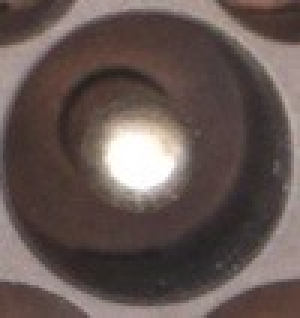
#> input picture konturFindung/assets/mitte_wiki.jpeg, 100 x 106 px (shown 3 times larger)
$ python kontur_findung_template.py
#> lines starting #> are read from the running program, lines starting #| are printed output that depends on the picture; after the words box and inside, x2 and y2 are one past the last pixel; in counts of white or black regions, pixels touching at a corner belong together
import cv2
import numpy as np
import scipy.spatial.distance as distance
def contrast_brightness(contrastlevel,brightnesslevel,imageToEdit):
    return cv2.addWeighted(imageToEdit,contrastlevel,np.zeros(imageToEdit.shape,imageToEdit.dtype),0,brightnesslevel)


# template

template = cv2.imread("./assets/mitte_wiki.jpeg", cv2.IMREAD_GRAYSCALE)
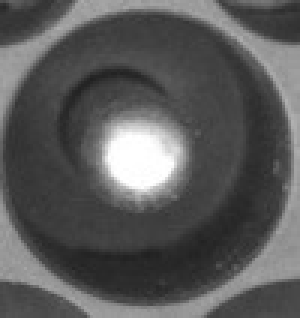
#> template: shape (106, 100) (shown 3 times larger); min 32, max 255, mean 89.7
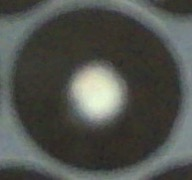
#> input picture konturFindung/assets/template_gebastelt.jpeg, 192 x 180 px, given in place of the camera
#> in video_processing, frame is the input picture: shape (180, 192, 3); mean B, G, R 77.2, 82.3, 79.9


cap = cv2.VideoCapture(0)
desired_width = 540
desired_height = 380
cap.set(cv2.CAP_PROP_FRAME_WIDTH, desired_width)
cap.set(cv2.CAP_PROP_FRAME_HEIGHT, desired_height)
def nothing(x):
    pass

cv2.namedWindow('Parameters')
cv2.createTrackbar('Threshold', 'Parameters', 1, 255, nothing)
cv2.createTrackbar('Min Radius', 'Parameters', 10, 1000, nothing)
cv2.createTrackbar('Max Radius', 'Parameters', 10, 1000, nothing)
cv2.createTrackbar("Contrast", 'Parameters', 1, 100, nothing)
cv2.createTrackbar("Brightness", 'Parameters', 1, 100, nothing)

# eine funktion um den winkel zwischen zwei kreismittelpunkten zu bestimmen
def angle_between_points(center1, center2):
    x1, y1 = center1
    x2, y2 = center2
    return np.arctan2(y2 - y1, x2 - x1) * 180 / np.pi


def sort_circles(circles,center_template):
    circles = [circle for circle in circles if distance.euclidean(circle[0], center_template) > 7.0]
    # sortiere die Kreise nach der Entfernung zum Mittelpunkt
    circles = sorted(circles, key=lambda circle: distance.euclidean(circle[0], center_template))
    circles_angle_sorted = []
    # sortiere nach winkel
    angle = (angle_between_points(center_template, circle[0]))
    for circle in circles:
        print(angle)
        if -5< angle < 5 or 178 < angle < 182:
            circles_angle_sorted.append(circle)
        elif 55 < angle < 120:
            circles_angle_sorted.append(circle)
        elif -130 < angle < -55:
            circles_angle_sorted.append(circle)
    return circles_angle_sorted


def find_nearest_circles(circles, center_template, num=8):
    if len(circles) < num:
        return circles
    centers = np.array([circle[0] for circle in circles])
    dists = distance.cdist([center_template], centers, 'euclidean')[0]
    nearest_indices = np.argsort(dists)[:num]
    nearest_circles = [circles[i] for i in nearest_indices]
    nearest_circles = sort_circles(nearest_circles, center_template)
    return nearest_circles


def template_matching(gray_img, gray_template):
    result = cv2.matchTemplate(gray_img, gray_template, cv2.TM_CCOEFF_NORMED)
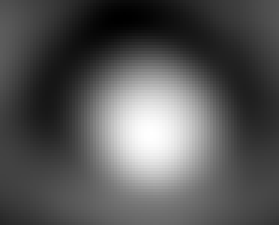
#> result: shape (75, 93) float32 (shown 3 times larger); min -0.167, max 0.364, mean 0.0122; drawn with min black and max white
    min_val, max_val, min_loc, max_loc = cv2.minMaxLoc(result) # finde die entsprechenden werte
#> min_val = -0.167; max_val = 0.364; min_loc = (40, 6); max_loc = (50, 44)

    # Berechne die Breite und Höhe des gefundenen Bereichs
    width = gray_template.shape[1]
#> width = 100
    height = gray_template.shape[0]
#> height = 106
    radius = (width + height) // 4
#> radius = 51

    top_left = max_loc  # oben links ist der am übereinstimmste punkt
#> top_left = (50, 44)
    bottom_right = (top_left[0] + template.shape[1], top_left[1] + template.shape[0]) # wie kommt man dadrauf? -> template.shape [height,width,layer], max_loc[x,y] top_left[0] = max_loc xwert
#> bottom_right = (150, 150)
    # cv2.rectangle(img, top_left, bottom_right, (0, 0, 255), 2)
    # mittelpunkt des rechtecks
    center_x = top_left[0] + template.shape[1] // 2
#> center_x = 100
    center_y = top_left[1] + template.shape[0] // 2
#> center_y = 97

    return (center_x, center_y), radius


def video_processing(cap):
    while True:
        ret, frame = cap.read()
        if not ret:
            break

        center_template,radius_template=template_matching(cv2.cvtColor(frame, cv2.COLOR_BGR2GRAY), template)
#> center_template = (100, 97); radius_template = 51
        cv2.circle(frame, center_template, radius_template, (0, 0, 255), 2)
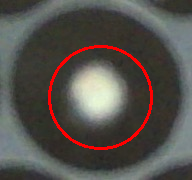
#> frame: shape (180, 192, 3); 2.81% of pixels changed, all inside (x1, y1, x2, y2) = (48, 45, 153, 150)
        perfect_thresh=cv2.getTrackbarPos('Threshold', 'Parameters')
        contrastlevel=cv2.getTrackbarPos('Contrast', 'Parameters')
        brightnesslevel=cv2.getTrackbarPos('Brightness', 'Parameters')
        frame=contrast_brightness(contrastlevel,brightnesslevel,frame)
        # threshold
        _, thresh = cv2.threshold(cv2.cvtColor(frame, cv2.COLOR_BGR2GRAY)
                                                    ,perfect_thresh,
                                                    255,
                                                    cv2.THRESH_BINARY)
#> thresh: shape (180, 192); every value is 255

        # find contours
        contours, _ = cv2.findContours(thresh, cv2.RETR_TREE, cv2.CHAIN_APPROX_SIMPLE)
#> contours = [[[0, 0], [0, 179], [191, 179], [191, 0]]]
        circles = []
        for contour in contours:
            # Finde den minimal umschreibenden Kreis
            (x, y), radius = cv2.minEnclosingCircle(contour)
#> x = 95.5; y = 89.5; radius = 130.9
            center = (int(x), int(y))
#> center = (95, 89)
            radius = int(radius)
#> radius = 130

            # Kreisfläche
            circle_area = np.pi * (radius ** 2)
#> circle_area = 53092.9

            if circle_area > 1.0 and radius > cv2.getTrackbarPos('Min Radius', 'Parameters') and radius < cv2.getTrackbarPos('Max Radius', 'Parameters'):
                circles.append((center, radius))
        try:
            nearest_circles = find_nearest_circles(circles,center_template)
#> nearest_circles = []
            for circle in nearest_circles:
                cv2.circle(frame, circle[0], circle[1], (0, 255, 0), 2)
#> this loop made 0 passes
        except Exception as e:
            print(e)

        cv2.imshow("Konturfindung + Template Matching",frame)
        cv2.imshow("Binary Frame",thresh)

        if cv2.waitKey(1) & 0xFF == ord('q'):
#> (key q is pressed here)
            break

def main():
    video_processing(cap)

if __name__ == "__main__":
    main()
